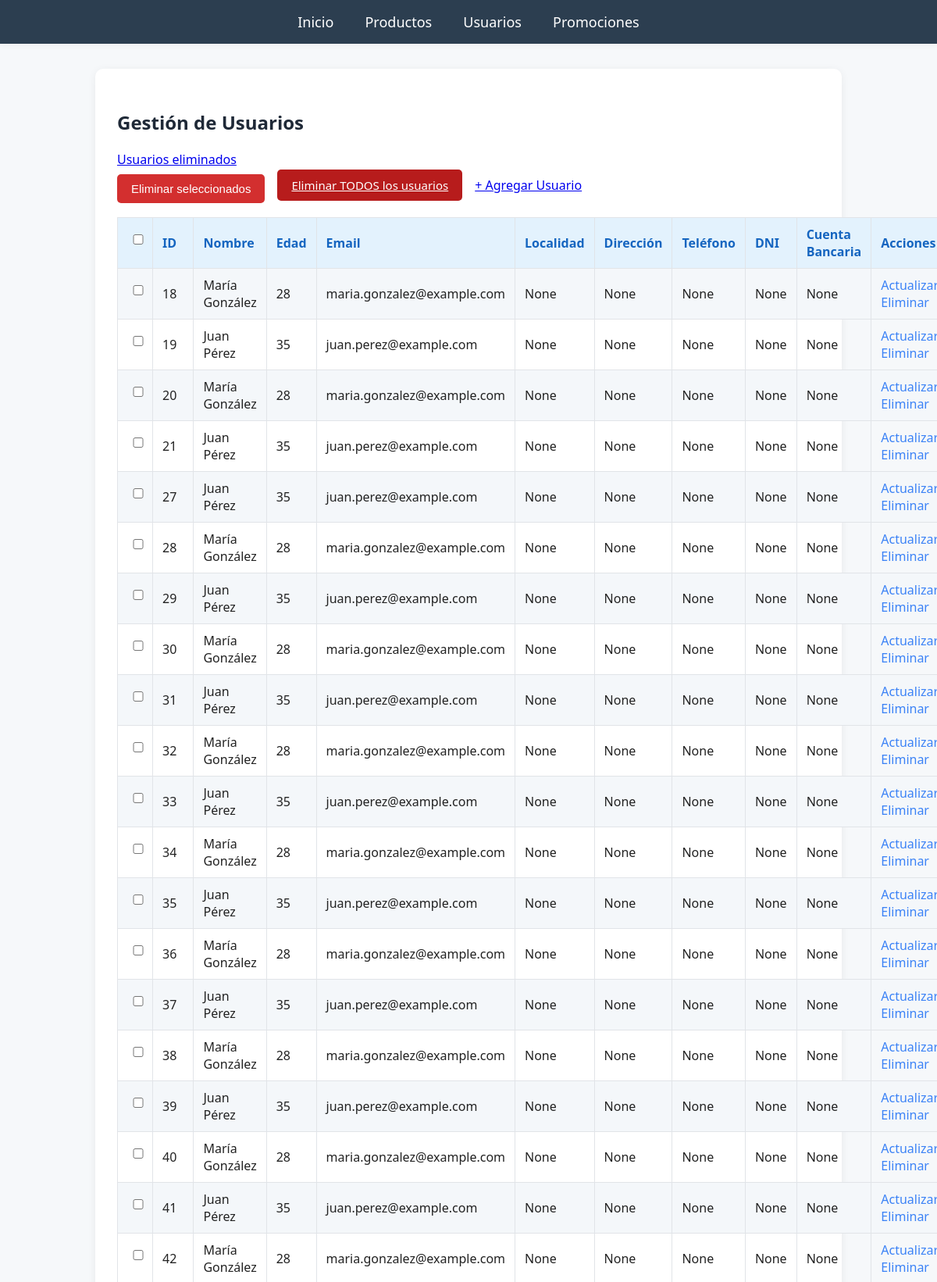
The page /usuarios (upper part) on the database its author committed.
### app.py (models this page shows)
class Usuario(db.Model):
    __tablename__ = 'usuarios'
    id = db.Column(db.Integer, primary_key=True, autoincrement=True)
    nombre = db.Column(db.String(255), nullable=False)
    edad = db.Column(db.Integer, nullable=False)
    email = db.Column(db.String(255), nullable=False)
    localidad = db.Column(db.String(255), nullable=True)
    direccion = db.Column(db.String(255), nullable=True)
    telefono = db.Column(db.String(15), nullable=True)
    dni = db.Column(db.String(9), nullable=True)
    cuenta_bancaria = db.Column(db.String(20), nullable=True)
    pedidos = db.relationship('Pedido', backref='usuario', lazy=True, cascade='all, delete-orphan')

### app.py (the view)
@app.route('/usuarios')
def mostrar_usuarios():
    usuarios = Usuario.query.all()
    return render_template('usuarios.html', usuarios=usuarios)

### templates/usuarios.html (shortened to what this page needs)
{% extends 'layout.html' %}
{% block content %}
<h2>Gestión de Usuarios</h2>
<a href="{{ url_for('usuarios_eliminados') }}" class="btn btn-secondary" style="margin-bottom: 10px;">Usuarios eliminados</a>
<form id="form-masivo" method="POST" action="{{ url_for('eliminar_usuarios_masivo') }}">
    <div style="display: flex; gap: 16px; margin-bottom: 18px; align-items: center;">
        <button type="submit" class="btn btn-danger" style="background:#d32f2f; border:none;" onclick="return confirm('¿Seguro que deseas eliminar los usuarios seleccionados?')">Eliminar seleccionados</button>
        <a href="{{ url_for('eliminar_todos_usuarios') }}" class="btn btn-danger" style="background:#b71c1c; border:none;" onclick="return confirm('¡Esto eliminará TODOS los usuarios! ¿Estás seguro?')">Eliminar TODOS los usuarios</a>
        <a href="{{ url_for('insertar_usuario') }}" class="btn btn-success">+ Agregar Usuario</a>
    </div>
<table>
    <tr>
        <th><input type="checkbox" id="check-all" onclick="toggleAll(this)"></th>
        <th>ID</th>
        <th>Nombre</th>
        <th>Edad</th>
        <th>Email</th>
        <th>Localidad</th>
        <th>Dirección</th>
        <th>Teléfono</th>
        <th>DNI</th>
        <th>Cuenta Bancaria</th>
        <th>Acciones</th>
    </tr>
    {% for usuario in usuarios %}
    <tr>
        <td><input type="checkbox" name="usuario_ids" value="{{ usuario.id }}"></td>
        <td>{{ usuario.id }}</td>
        <td>{{ usuario.nombre }}</td>
        <td>{{ usuario.edad }}</td>
        <td>{{ usuario.email }}</td>
        <td>{{ usuario.localidad }}</td>
        <td>{{ usuario.direccion }}</td>
        <td>{{ usuario.telefono }}</td>
        <td>{{ usuario.dni }}</td>
        <td>{{ usuario.cuenta_bancaria }}</td>
        <td class="acciones">
            <a href="{{ url_for('actualizar_usuario', id=usuario.id) }}">Actualizar</a>
            <a href="{{ url_for('eliminar_usuario', id=usuario.id) }}">Eliminar</a>
        </td>
    </tr>
    {% endfor %}
</table>
</form>
{% endblock %}

### static/style.css (style rules this page uses)
body { background: #f6f8fa; font-family: 'Segoe UI', Arial, sans-serif; margin: 0; padding: 0; color: #222; }
h1, h2, h3 { font-weight: 700; color: #2c3e50; }
table { width: 100%; border-collapse: collapse; margin-bottom: 24px; }
th, td { border: 1px solid #e1e4e8; padding: 10px 12px; text-align: left; }
th { background: #e3f2fd; color: #1565c0; }
tr:nth-child(even) { background: #f4f7fa; }
.btn-promocion, button, input[type="submit"] { background: #1976d2; color: #fff; border: none; padding: 10px 22px; border-radius: 5px; font-size: 16px; cursor: pointer; margin-top: 8px; transition: background 0.2s; }
input, select, textarea { padding: 8px; border: 1px solid #b0bec5; border-radius: 4px; margin-bottom: 12px; width: 100%; font-size: 15px; }

### templates/usuarios.html (style rules this page uses)
h2 { font-size: 24px; color: #1f2937; margin-bottom: 20px; font-family: 'Segoe UI', Tahoma, Geneva, Verdana, sans-serif; }
.acciones a { color: #3b82f6; text-decoration: none; font-weight: 500; transition: color 0.2s ease; margin-right: 10px; }
.btn-danger { background: #d32f2f; color: #fff; border:none; padding: 10px 18px; border-radius: 5px; font-size: 15px; cursor:pointer; }

### rows shown on the page
Usuario: id "18", nombre "María González", edad "28", email "maria.gonzalez@example.com", localidad "None", direccion "None", telefono "None", dni "None", cuenta_bancaria "None"
Usuario: id "19", nombre "Juan Pérez", edad "35", email "juan.perez@example.com", localidad "None", direccion "None", telefono "None", dni "None", cuenta_bancaria "None"
Usuario: id "20", nombre "María González", edad "28", email "maria.gonzalez@example.com", localidad "None", direccion "None", telefono "None", dni "None", cuenta_bancaria "None"
Usuario: id "21", nombre "Juan Pérez", edad "35", email "juan.perez@example.com", localidad "None", direccion "None", telefono "None", dni "None", cuenta_bancaria "None"
Usuario: id "27", nombre "Juan Pérez", edad "35", email "juan.perez@example.com", localidad "None", direccion "None", telefono "None", dni "None", cuenta_bancaria "None"
Usuario: id "28", nombre "María González", edad "28", email "maria.gonzalez@example.com", localidad "None", direccion "None", telefono "None", dni "None", cuenta_bancaria "None"
Usuario: id "29", nombre "Juan Pérez", edad "35", email "juan.perez@example.com", localidad "None", direccion "None", telefono "None", dni "None", cuenta_bancaria "None"
Usuario: id "30", nombre "María González", edad "28", email "maria.gonzalez@example.com", localidad "None", direccion "None", telefono "None", dni "None", cuenta_bancaria "None"
Usuario: id "31", nombre "Juan Pérez", edad "35", email "juan.perez@example.com", localidad "None", direccion "None", telefono "None", dni "None", cuenta_bancaria "None"
Usuario: id "32", nombre "María González", edad "28", email "maria.gonzalez@example.com", localidad "None", direccion "None", telefono "None", dni "None", cuenta_bancaria "None"
Usuario: id "33", nombre "Juan Pérez", edad "35", email "juan.perez@example.com", localidad "None", direccion "None", telefono "None", dni "None", cuenta_bancaria "None"
Usuario: id "34", nombre "María González", edad "28", email "maria.gonzalez@example.com", localidad "None", direccion "None", telefono "None", dni "None", cuenta_bancaria "None"
Usuario: id "35", nombre "Juan Pérez", edad "35", email "juan.perez@example.com", localidad "None", direccion "None", telefono "None", dni "None", cuenta_bancaria "None"
Usuario: id "36", nombre "María González", edad "28", email "maria.gonzalez@example.com", localidad "None", direccion "None", telefono "None", dni "None", cuenta_bancaria "None"
Usuario: id "37", nombre "Juan Pérez", edad "35", email "juan.perez@example.com", localidad "None", direccion "None", telefono "None", dni "None", cuenta_bancaria "None"
Usuario: id "38", nombre "María González", edad "28", email "maria.gonzalez@example.com", localidad "None", direccion "None", telefono "None", dni "None", cuenta_bancaria "None"
Usuario: id "39", nombre "Juan Pérez", edad "35", email "juan.perez@example.com", localidad "None", direccion "None", telefono "None", dni "None", cuenta_bancaria "None"
Usuario: id "40", nombre "María González", edad "28", email "maria.gonzalez@example.com", localidad "None", direccion "None", telefono "None", dni "None", cuenta_bancaria "None"
Usuario: id "41", nombre "Juan Pérez", edad "35", email "juan.perez@example.com", localidad "None", direccion "None", telefono "None", dni "None", cuenta_bancaria "None"
Usuario: id "42", nombre "María González", edad "28", email "maria.gonzalez@example.com", localidad "None", direccion "None", telefono "None", dni "None", cuenta_bancaria "None"
